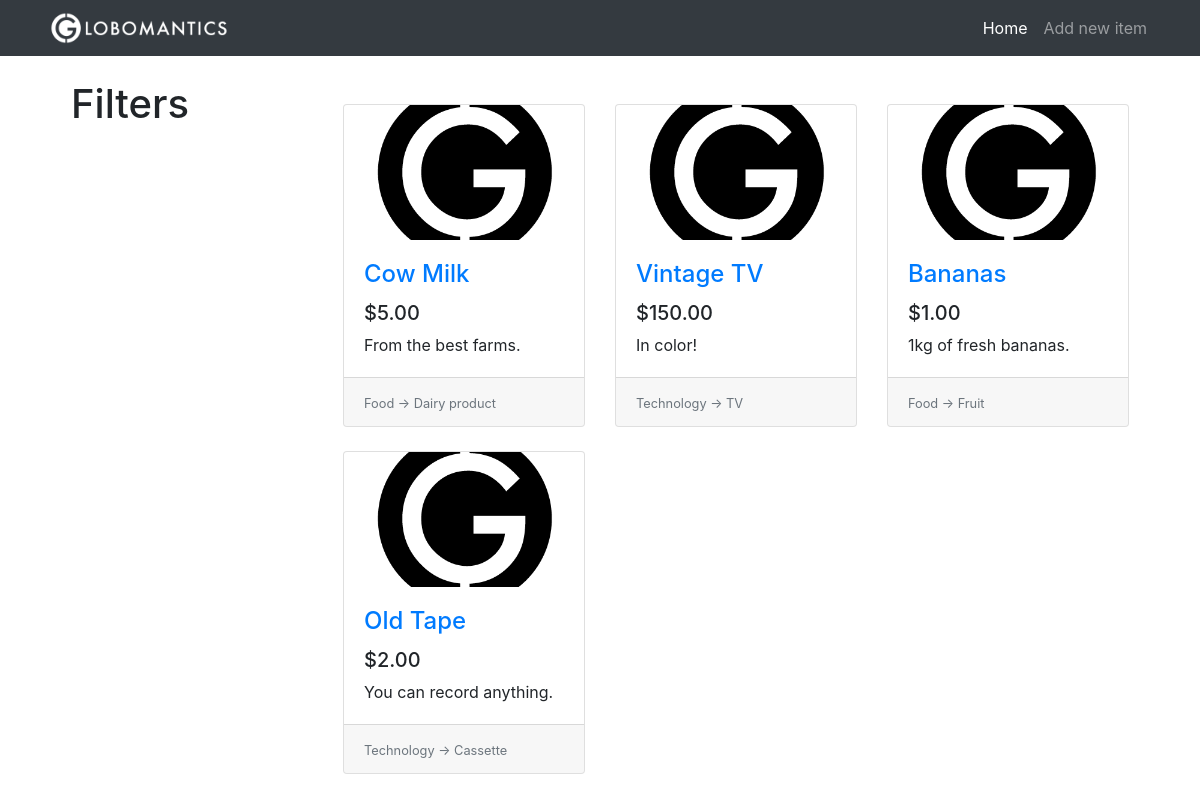
/, run on an earlier commit of the app's database.
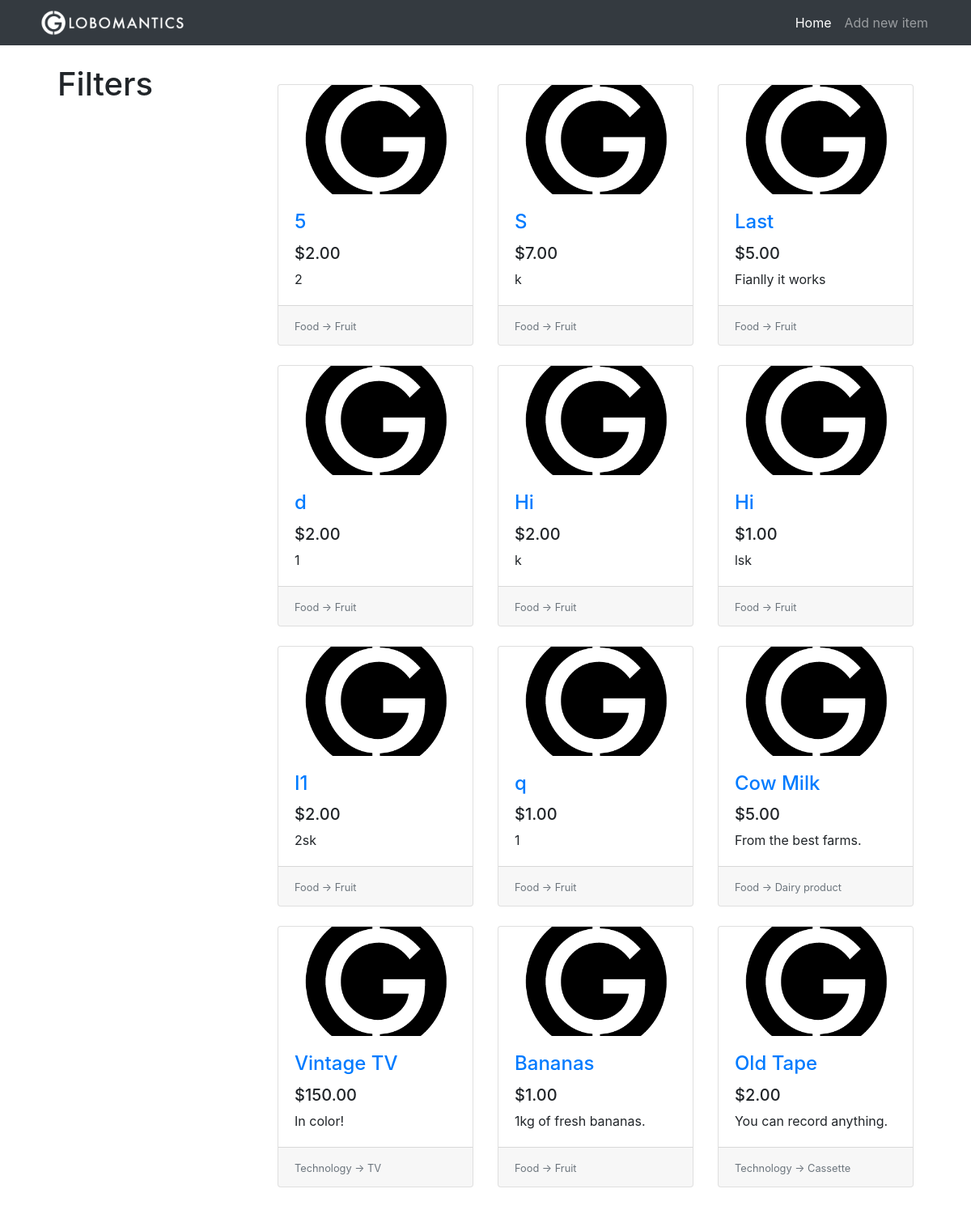
And on a later commit of the database.
### tables this page shows
CREATE TABLE items(
                    id              INTEGER PRIMARY KEY AUTOINCREMENT,
                    title           TEXT,
                    description     TEXT,
                    price           REAL,
                    image           TEXT,
                    category_id     INTEGER,
                    subcategory_id  INTEGER,
                    FOREIGN KEY(category_id) REFERENCES categories(id),
                    FOREIGN KEY(subcategory_id) REFERENCES subcategories(id)
);

CREATE TABLE categories(
                    id              INTEGER PRIMARY KEY AUTOINCREMENT,
                    name            TEXT
);

CREATE TABLE subcategories(
                    id              INTEGER PRIMARY KEY AUTOINCREMENT,
                    name            TEXT,
                    category_id     INTEGER,
                    FOREIGN KEY(category_id) REFERENCES categories(id)
);

### app.py (the view)
@app.route("/")
def home():
  conn = get_db()
  c = conn.cursor()
  items_from_db = c.execute("""SELECT
                  i.id, i.title, i.description, i.price, i.image, c.name, s.name
                  FROM
                  items AS i
                  INNER JOIN categories AS c ON i.category_id = c.id
                  INNER JOIN subcategories AS s ON i.subcategory_id = s.id
                  ORDER BY i.id DESC
  """)
  items = []
  for row in items_from_db:
    item = {
      "id": row[0],
      "title": row[1],
      "description": row[2],
      "price": row[3],
      "image": row[4],
      "category": row[5],
      "subcategory": row[6]
    }
    items.append(item)
  return render_template("index.html", items=items)

### app.py (called while the page is built)
def get_db():
  db = getattr(g, "_database", None)
  if db is None:
    db = g._database = sqlite3.connect("db/globomantics.db")
  return db

@app.teardown_appcontext
def close_connection(exception):
  db = getattr(g, "_database", None)
  if db is not None:
    db.close()

### templates/index.html
{% extends 'base.html' %}
{% set active_page = 'home' %}
{% block content %}
  <div class="row">
    <div class="col-lg-3">
      <div class="my-4">
        <h1>Filters</h1>
      </div>
    </div>
    <div class="col-lg-9">
      <div class="row my-5 card-wrapper">
        {% if items %}
        {% for item in items %}
        <div class="col-lg-4 col-md-6 mb-4">
          <div class="card h-100">
              <div class="embed-responsive embed-responsive-16by9">
                <a href="{{ url_for('item', item_id=item.id) }}">
                  <img class="card-img-top embed-responsive-item" src="{{ url_for('static', filename='images/placeholder.png') }}">
                </a>
              </div>
              <div class="card-body">
                <h4 class="card-title">
                  <a href="{{ url_for('item', item_id=item.id) }}">{{ item.title }}</a>
                </h4>
                <h5>{{ "$%.2f"|format(item.price) }}</h5>
                <p class="card-text">{{ item.description }}</p>
              </div>
              <div class="card-footer">
                <small class="text-muted">{{item.category}} -> {{item.subcategory}}</small>
              </div>
            </div>
        </div>
        {% endfor %}
        {% else %}
        <h1 class="offset-lg-3">No items yet</h1>
        {% endif %}
      </div>
    </div>
  </div>
{% endblock %}

What changed in the data, as far as the page shows it:
added items: title "5", price "$2.00", description "2", category "Food", subcategory "Fruit"
added items: title "S", price "$7.00", description "k", category "Food", subcategory "Fruit"
added items: title "Last", price "$5.00", description "Fianlly it works", category "Food", subcategory "Fruit"
added items: title "d", price "$2.00", description "1", category "Food", subcategory "Fruit"
added items: title "Hi", price "$2.00", description "k", category "Food", subcategory "Fruit"
added items: title "Hi", price "$1.00", description "lsk", category "Food", subcategory "Fruit"
added items: title "I1", price "$2.00", description "2sk", category "Food", subcategory "Fruit"
added items: title "q", price "$1.00", description "1", category "Food", subcategory "Fruit"
